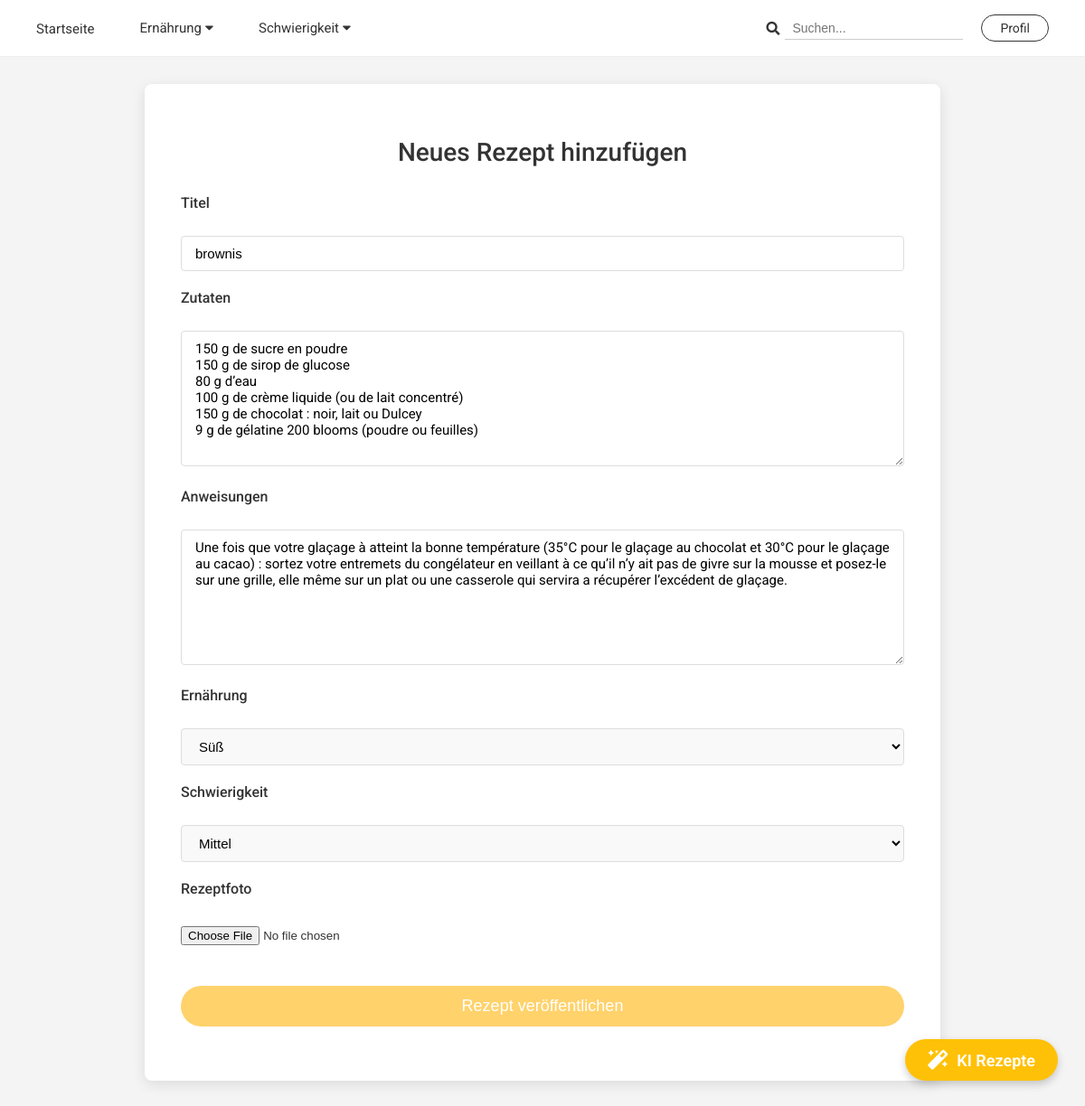
The app's page /recipe/5/edit (signed in) with its own data.
### models.py (models this page shows, shortened)
class Recipe(db.Model):
    id = db.Column(db.Integer, primary_key=True)
    title = db.Column(db.String(100), nullable=False)
    ingredients = db.Column(db.Text, nullable=False)
    instructions = db.Column(db.Text, nullable=False)
    date_posted = db.Column(db.DateTime, nullable=False, default=datetime.utcnow)
    user_id = db.Column(db.Integer, db.ForeignKey('user.id'), nullable=False)
    category = db.Column(db.String(50), nullable=True) # Ex: "sweet", "savory", "vegetarian"
    difficulty = db.Column(db.String(50), nullable=True) # Ex: "easy", "medium", "difficult"
    image_file = db.Column(db.String(20), nullable=False, default='default_recipe.jpg')
    ratings = db.relationship('Rating', backref='recipe', lazy=True)
    comments = db.relationship('Comment', backref='recipe', lazy=True)

### app.py (the view, shortened to what this page needs)
@app.route("/recipe/<int:recipe_id>/edit", methods=['GET', 'POST'])
@login_required
def edit_recipe(recipe_id):
    recipe = Recipe.query.get_or_404(recipe_id)
    if recipe.user_id != current_user.id:
        flash("You are not authorized to modify this recipe.", "danger")
        return redirect(url_for('home'))
    form = RecipeForm(obj=recipe)
    return render_template('add_recipe.html', title='Edit Recipe', form=form)

### forms.py
class RecipeForm(FlaskForm):
    title = StringField('Titel', validators=[DataRequired()])
    ingredients = TextAreaField('Zutaten', validators=[DataRequired()])
    instructions = TextAreaField('Anweisungen', validators=[DataRequired()])
    category = SelectField('Ernährung', choices=[('savory', 'Herzhaft'), ('sweet', 'Süß'), ('vegetarien', 'Vegetarisch')], validators=[DataRequired()])
    difficulty = SelectField('Schwierigkeit', choices=[('easy', 'Einfach'), ('medium', 'Mittel'), ('difficult', 'Schwierig')], validators=[DataRequired()])
    picture = FileField('Rezeptfoto', validators=[FileAllowed(['jpg', 'png', 'jpeg'])])
    submit = SubmitField('Rezept veröffentlichen')

### app.py (called while the page is built)
@login_manager.user_loader
def load_user(user_id):
    return User.query.get(int(user_id))

### templates/add_recipe.html (shortened to what this page needs)
{% extends "base.html" %}
{% block head_extra %}
    <link rel="stylesheet" href="{{ url_for('static', filename='styles/add_recipe_style.css') }}">
{% endblock %}
{% block content %}
<div class="recipe-form-wrapper">
    <h1>Neues Rezept hinzufügen</h1>
    <form method="POST" action="" enctype="multipart/form-data">
        <div>
            {{ form.title.label }}<br>
            {{ form.title(size=32) }}
        </div>
       <div>
            {{ form.ingredients.label }}<br>
            {{ form.ingredients() }}
        </div>
        <div>
            {{ form.instructions.label }}<br>
            {{ form.instructions() }}
        </div>
        <div>
            {{ form.category.label }}<br>
            {{ form.category() }}
        </div>
        <div>
            {{ form.difficulty.label }}<br>
            {{ form.difficulty() }}
        </div>
        <div>
            {{ form.picture.label }}<br>
            {{ form.picture() }}
        </div>
        <div>
            {{ form.submit() }}
        </div>
    </form>
</div>
{% endblock %}

### static/styles/base_style.css (style rules this page uses)
body { font-family: 'Roboto', Arial, sans-serif; margin: 0; background-color: #f4f4f4; color: #333; }

### static/styles/add_recipe_style.css (style rules this page uses)
.recipe-form-wrapper { max-width: 800px; margin: 30px auto; padding: 40px; background-color: #fff; border-radius: 8px; box-shadow: 0 4px 15px rgba(0, 0, 0, 0.1); }
.recipe-form-wrapper h1 { text-align: center; color: #333; margin-bottom: 30px; font-size: 28px; font-weight: 500; }
.recipe-form-wrapper form > div { margin-bottom: 20px; }
.recipe-form-wrapper label { display: block; margin-bottom: 8px; font-weight: 500; color: #333; font-size: 16px; }
.recipe-form-wrapper input[type="text"] { width: 100%; padding: 10px 15px; border: 1px solid #ddd; border-radius: 4px; box-sizing: border-box; font-size: 15px; }
.recipe-form-wrapper textarea { width: 100%; height: 150px; padding: 10px 15px; border: 1px solid #ddd; border-radius: 4px; box-sizing: border-box; resize: vertical; font-family: inherit; font-size: 15px; }
.recipe-form-wrapper select { width: 100%; padding: 10px 15px; border: 1px solid #ddd; border-radius: 4px; box-sizing: border-box; font-size: 15px; background-color: #f9f9f9; }
.recipe-form-wrapper input[type="submit"] { width: 100%; padding: 12px; background-color: #ffd26b; color: #fff; border: none; border-radius: 25px; cursor: pointer; font-size: 18px; margin-top: 20px; transition: background-color 0.3s; }
.recipe-form-wrapper input[type="file"] { padding: 5px 0; }

### records on screen
Recipe: title "brownis", ingredients "150 g de sucre en poudre 150 g de sirop de glucose 80 g d’eau 100 g de crème liquide (ou de lait concentré) 150 g de chocolat : noir, lait ou Dulcey 9 g de gélatine 200 blooms (poudre ou feuilles)", instructions "Une fois que votre glaçage à atteint la bonne température (35°C pour le glaçage au chocolat et 30°C pour le glaçage au cacao) : sortez votre entremets du congélateur en veillant à ce qu’il n’y ait pas de givre sur la mousse et posez-le sur une grille, elle même sur un plat ou une casserole qui servira a récupérer l’excédent de glaçage.", category "Süß", difficulty "Mittel"
